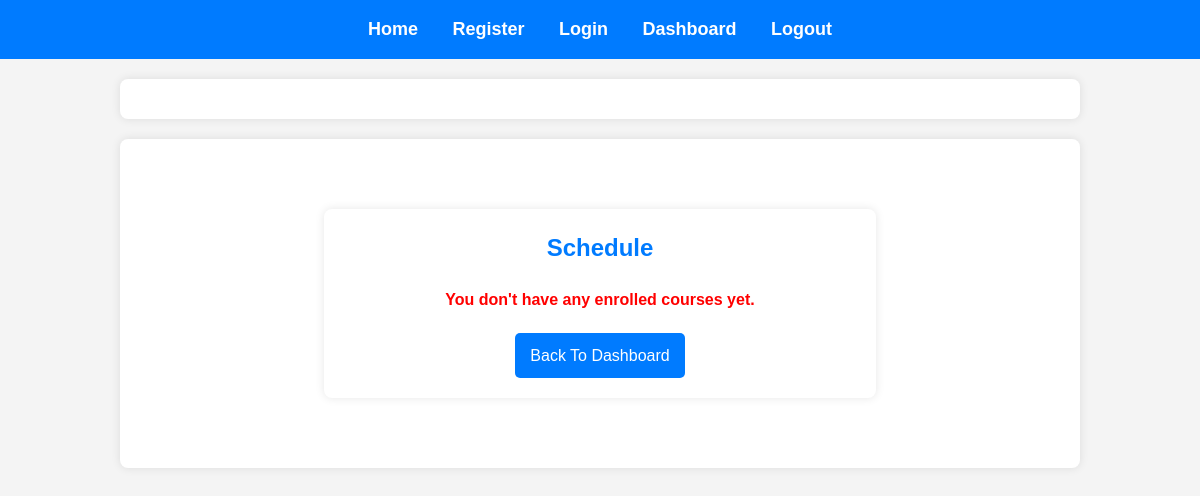
The page /dashboard/schedule (signed in) on the database as committed earlier.
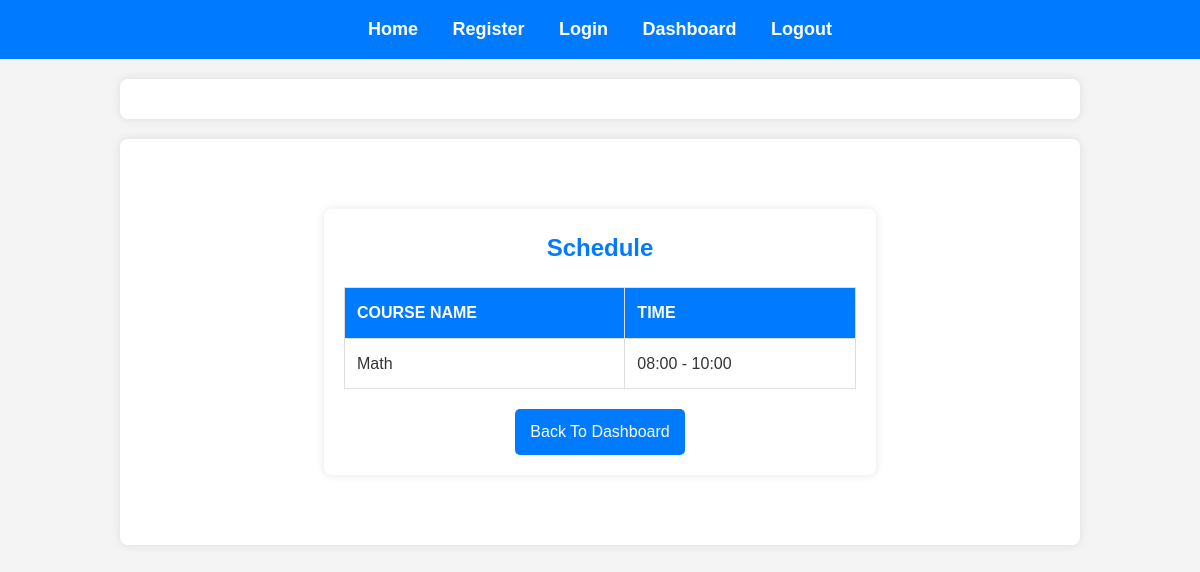
The same page on the database as committed later.
### project/models.py (models this page shows)
class Enrollment(db.Model):
    id = db.Column(db.Integer, primary_key=True)
    user_id = db.Column(db.Integer, db.ForeignKey("user.id"), nullable=False)
    course_id = db.Column(db.Integer, db.ForeignKey("course.id"), nullable=False)
    user = db.relationship("User", backref="enrollments")
    course = db.relationship("Course", backref="enrolled_students")

class Course(db.Model):
    id = db.Column(db.Integer, primary_key=True)
    name = db.Column(db.String(100), nullable=False)
    schedule = db.Column(db.String(50), nullable=False)

### project/app.py (the view)
@app.route("/dashboard/schedule")
@login_required
def schedule():
    enrollments = Enrollment.query.filter_by(user_id=current_user.id).all()
    return render_template("schedule.html", enrollments=enrollments)

### project/app.py (called while the page is built)
@login_manager.user_loader
def load_user(user_id):
    return User.query.get(int(user_id))

### project/templates/schedule.html (shortened to what this page needs)
{% extends "base.html" %}
{% block content %}
<div class="schedule-container">
    <h2>Schedule</h2>
    {% if enrollments %}
    <table class="schedule-table">
        <thead>
            <tr>
                <th>Course Name</th>
                <th>Time</th>
            </tr>
        </thead>
        <tbody>
            {% for enrollment in enrollments %}
            <tr>
                <td>{{ enrollment.course.name }}</td>
                <td>{{ enrollment.course.schedule }}</td>
            </tr>
            {% endfor %}
        </tbody>
    </table>
    {% else %}
    <p class="no-courses">You don't have any enrolled courses yet.</p>
    {% endif %}
    <p><a href="{{ url_for('dashboard') }}" class="btn-back">Back To Dashboard</a></p>
</div>
{% endblock %}

### project/templates/base.html (shortened to what this page needs)
<!DOCTYPE html>
<html lang="en">
<head>
    <link rel="stylesheet" href="{{ url_for ('static', filename='css/base.css') }}">
</head>
<body>
    <nav>
        <a href="{{url_for('home')}}">Home</a>
        <a href="{{ url_for('register') }}">Register</a>
        <a href="{{ url_for('login') }}">Login</a>
        <a href="{{ url_for('dashboard') }}">Dashboard</a>
        <a href="{{ url_for('logout') }}">Logout</a>
    </nav>
    <div class="container">
    </div>
    <div class="container">
        {% block content %}{% endblock %}
    </div>
</body>
</html>

### project/static/css/base.css (style rules this page uses)
* { margin: 0; padding: 0; box-sizing: border-box; font-family: 'Arial', sans-serif; }
body { background-color: #f4f4f4; color: #333; line-height: 1.6; }
nav { background-color: #007bff; padding: 15px 20px; text-align: center; }
nav a { color: white; text-decoration: none; font-size: 18px; margin: 0 15px; font-weight: bold; transition: 0.3s; }
.container { width: 80%; margin: 20px auto; padding: 20px; background: white; box-shadow: 0px 0px 10px rgba(0, 0, 0, 0.1); border-radius: 8px; }
.schedule-container { width: 60%; margin: 50px auto; padding: 20px; background: white; box-shadow: 0px 0px 10px rgba(0, 0, 0, 0.1); border-radius: 8px; text-align: center; }
.schedule-container h2 { color: #007bff; margin-bottom: 20px; }
.schedule-table { width: 100%; border-collapse: collapse; margin-top: 20px; }
.schedule-table th, .schedule-table td { padding: 12px; border: 1px solid #ddd; text-align: left; }
.schedule-table th { background-color: #007bff; color: white; text-transform: uppercase; }
.btn-back { display: inline-block; margin-top: 20px; padding: 10px 15px; background: #007bff; color: white; text-decoration: none; font-size: 16px; border-radius: 5px; transition: 0.3s; }

Rows that differ between the two databases and show on the page:
added Enrollment: course.name "Math", course.schedule "08:00 - 10:00"
Other text that changed with them:
text no longer shown: "You don't have any enrolled courses yet."
text now shown: "COURSE NAME TIME"
